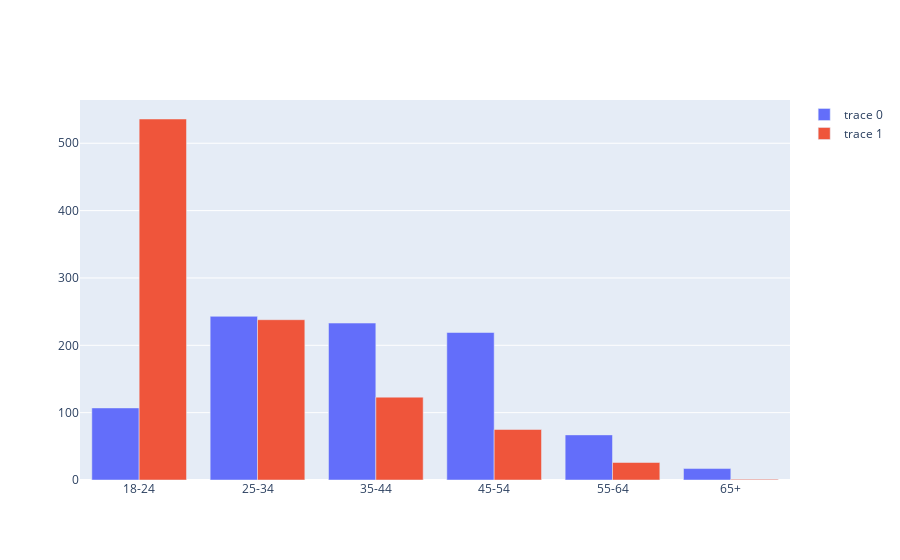

Write notebook code for a chart like this one.
### Markdown cell above
Now we plot these results in the histogram below.

### Code cell
fig1=go.Figure(data=[
    go.Bar( x=age_cannabis_df.index, y=age_cannabis_df[0]),
    go.Bar( x=age_cannabis_df.index, y=age_cannabis_df[1])])
fig1.show()

### Figure 1 — Plotly figure (JSON) as saved in the notebook; plotly's stock layout.template omitted (floating-point values rounded to 4 significant figures)
{"data": [{"type": "bar", "x": ["18-24", "25-34", "35-44", "45-54", "55-64", "65+"], "y": [107, 243, 233, 219, 67, 17]}, {"type": "bar", "x": ["18-24", "25-34", "35-44", "45-54", "55-64", "65+"], "y": [536, 238, 123, 75, 26, 1]}], "layout": {}}
